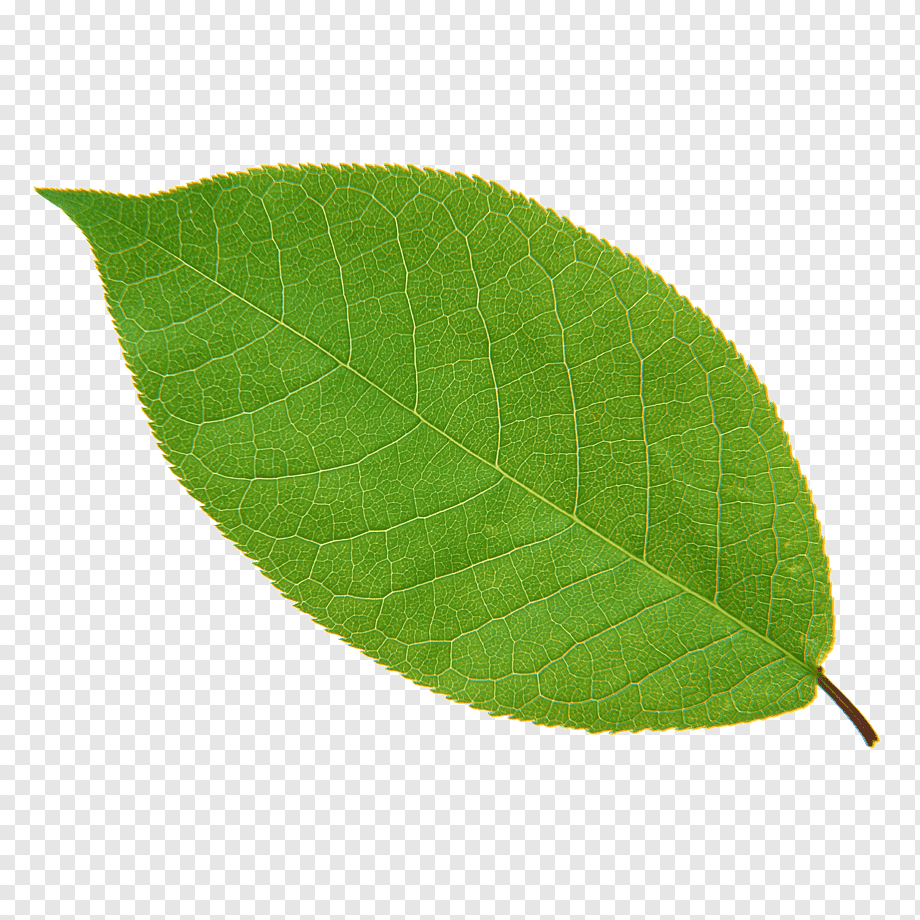
#> input picture practico-03-transformacion-perspectiva/hoja.png, 920 x 920 px
$ python perspectiva-v3.py
#> lines starting #> are read from the running program, lines starting #| are printed output that depends on the picture
import cv2
import numpy as np


fondo = cv2.imread('hoja.png',cv2.IMREAD_GRAYSCALE)
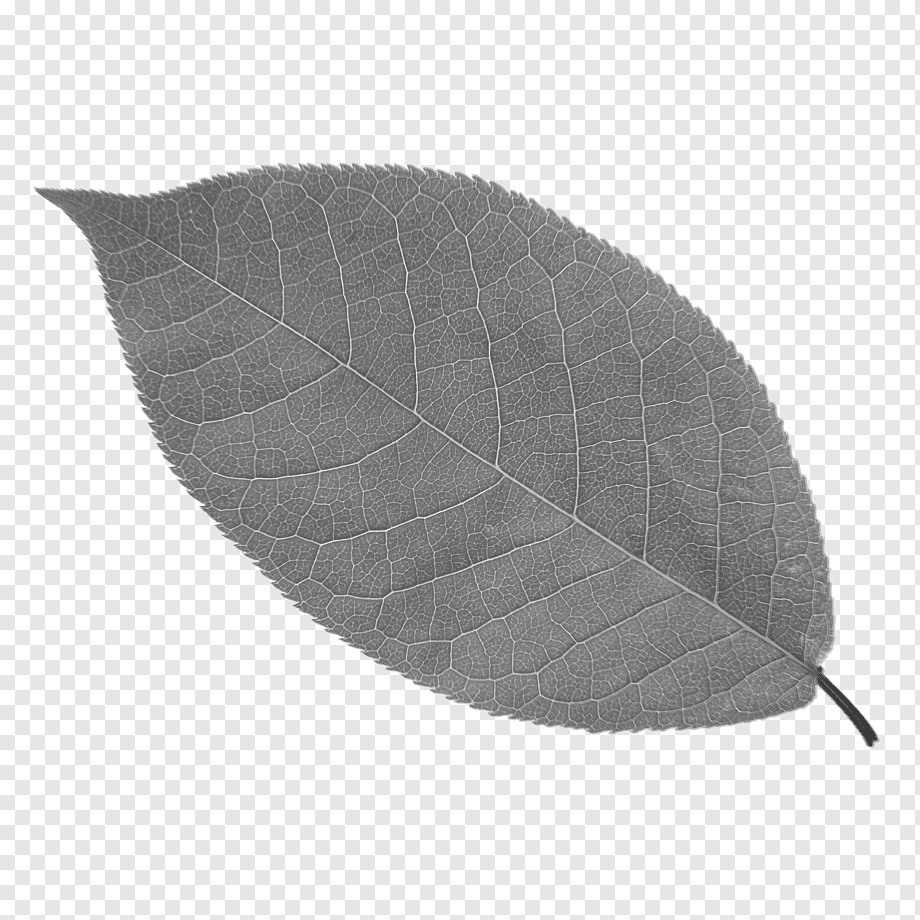
#> fondo: shape (920, 920); min 58, max 255, mean 200.4
testImg = cv2.imread('perspective.jpg',cv2.IMREAD_GRAYSCALE)
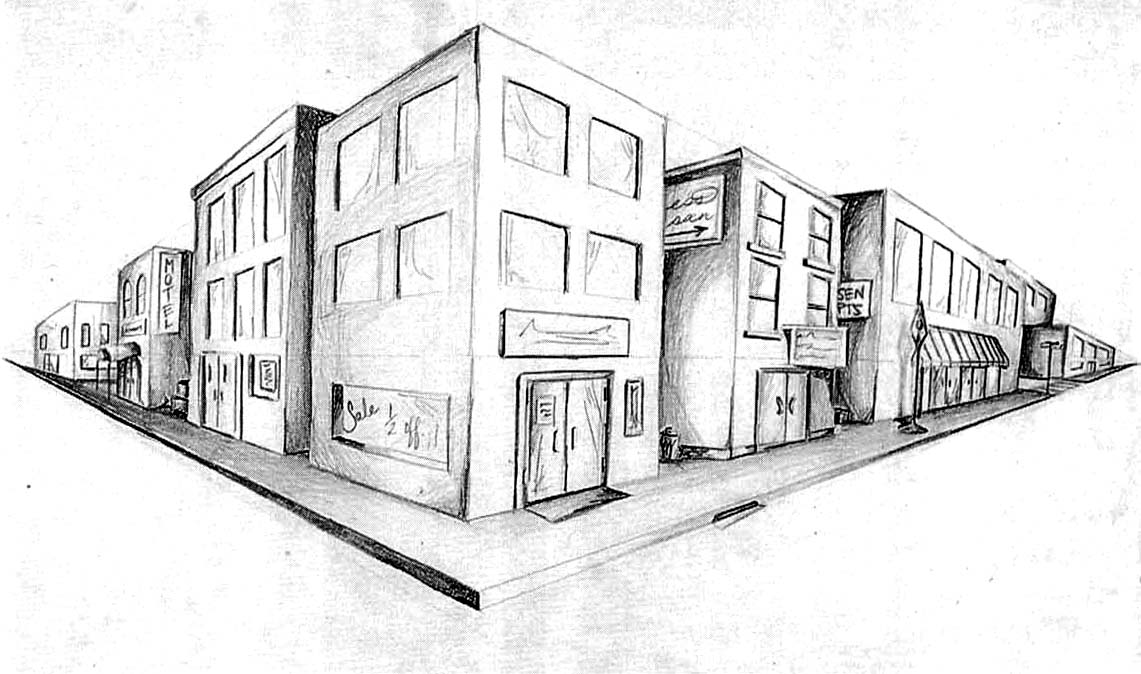
#> input picture practico-03-transformacion-perspectiva/perspective.jpg, 1141 x 674 px
#> testImg is the input picture: shape (674, 1141); min 0, max 255, mean 227.6
mask = np.zeros((fondo.shape[1],fondo.shape[0]),np.uint8)
ref_point = []
c_ord = []
result = None


# [71 lines left out: functions computeL2Media, ordena, draw_dots, not called in this run]


cv2.namedWindow('image')
cv2.setMouseCallback('image', draw_dots)

while True:
    cv2.imshow('image',testImg)
    if result is not None:
        result = cv2.convertScaleAbs(result)
        cv2.namedWindow('output')
        cv2.imshow('output',result)

    k = cv2.waitKey(1) & 0xFF
#> (key q is pressed here)

    if k == ord("q"):
        cv2.destroyAllWindows()
        break
